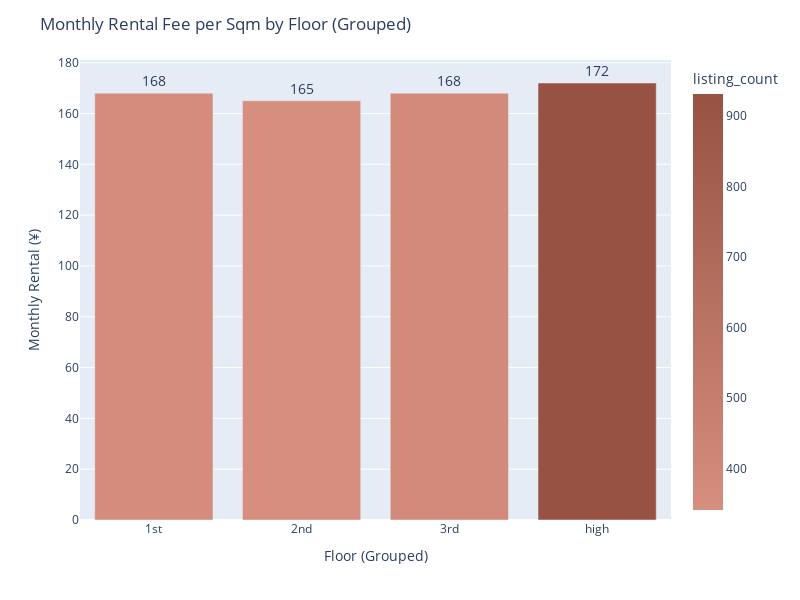

Notebook code for this chart:
### Code cell
fig = px.bar(floor_stats,
             x="floor_group",
             y="price_per_sqm",
             text='price_per_sqm',
             color = 'listing_count',
             color_continuous_scale=['#D68E7E','#975243'])

fig.update_traces(textposition='outside',
                  texttemplate='%{text}',   
                  textfont_size=14
                  )

fig.update_layout(title_text = 'Monthly Rental Fee per Sqm by Floor (Grouped)',
                  yaxis_title = 'Monthly Rental (¥)',
                  xaxis_title = 'Floor (Grouped)',
                  height = 600, width = 800)

fig.show()

### Figure 1 — Plotly figure (JSON) as saved in the notebook; plotly's stock layout.template omitted (floating-point values rounded to 4 significant figures)
{"data": [{"alignmentgroup": "True", "hoverlabel": {"namelength": 0}, "hovertemplate": "floor_group=%{x}<br>price_per_sqm=%{text}<br>listing_count=%{marker.color}", "legendgroup": "", "marker": {"color": [356, 341, 379, 931], "coloraxis": "coloraxis"}, "name": "", "offsetgroup": "", "orientation": "v", "showlegend": false, "text": [168, 165, 168, 172], "textfont": {"size": 14}, "textposition": "outside", "texttemplate": "%{text}", "type": "bar", "x": ["1st", "2nd", "3rd", "high"], "xaxis": "x", "y": [168, 165, 168, 172], "yaxis": "y"}], "layout": {"barmode": "relative", "coloraxis": {"colorbar": {"title": {"text": "listing_count"}}, "colorscale": [[0, "#D68E7E"], [1, "#975243"]]}, "height": 600, "legend": {"tracegroupgap": 0}, "margin": {"t": 60}, "title": {"text": "Monthly Rental Fee per Sqm by Floor (Grouped)"}, "width": 800, "xaxis": {"anchor": "y", "domain": [0, 1], "title": {"text": "Floor (Grouped)"}}, "yaxis": {"anchor": "x", "domain": [0, 1], "title": {"text": "Monthly Rental (¥)"}}}}
